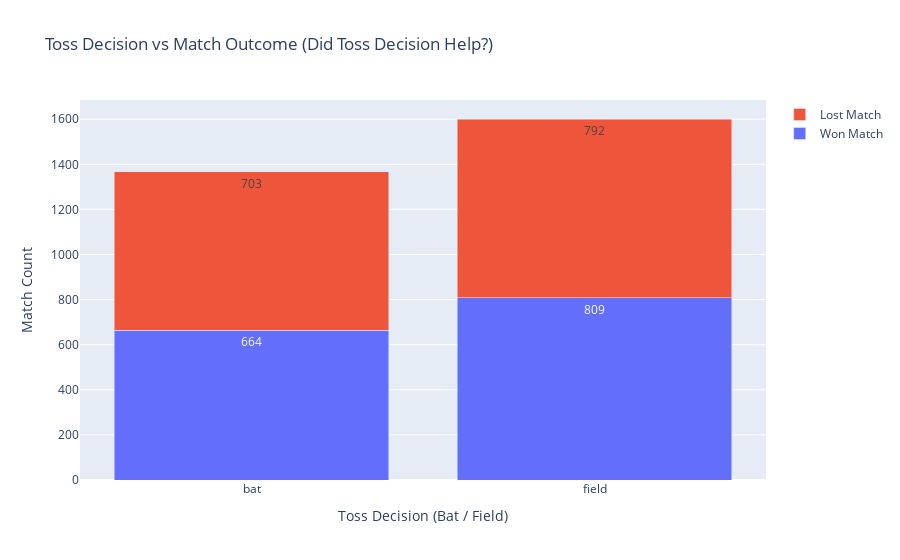

The notebook cell this image was saved under:
### Markdown cell above
### Does choosing to bat or field after winning the toss affect the final match result?

### Code cell
combined = completed_matches_df.groupby(['toss_decision', 'toss_winner_won']).size().reset_index(name='count')
combined['outcome'] = combined['toss_winner_won'].map({True: 'Won Match', False: 'Lost Match'})


fig = go.Figure()

for result in ['Won Match', 'Lost Match']:
    fig.add_trace(go.Bar(
        x=combined[combined['outcome'] == result]['toss_decision'],
        y=combined[combined['outcome'] == result]['count'],
        name=result,
        text=combined[combined['outcome'] == result]['count'],
        textposition='auto'
    ))

fig.update_layout(
    barmode='stack',
    title="Toss Decision vs Match Outcome (Did Toss Decision Help?)",
    xaxis_title="Toss Decision (Bat / Field)",
    yaxis_title="Match Count"
)

fig.show()

### Figure 1 — Plotly figure (JSON) as saved in the notebook; plotly's stock layout.template omitted (floating-point values rounded to 4 significant figures)
{"data": [{"name": "Won Match", "text": [664.0, 809.0], "textposition": "auto", "type": "bar", "x": ["bat", "field"], "y": [664, 809]}, {"name": "Lost Match", "text": [703.0, 792.0], "textposition": "auto", "type": "bar", "x": ["bat", "field"], "y": [703, 792]}], "layout": {"barmode": "stack", "title": {"text": "Toss Decision vs Match Outcome (Did Toss Decision Help?)"}, "xaxis": {"title": {"text": "Toss Decision (Bat / Field)"}}, "yaxis": {"title": {"text": "Match Count"}}}}
